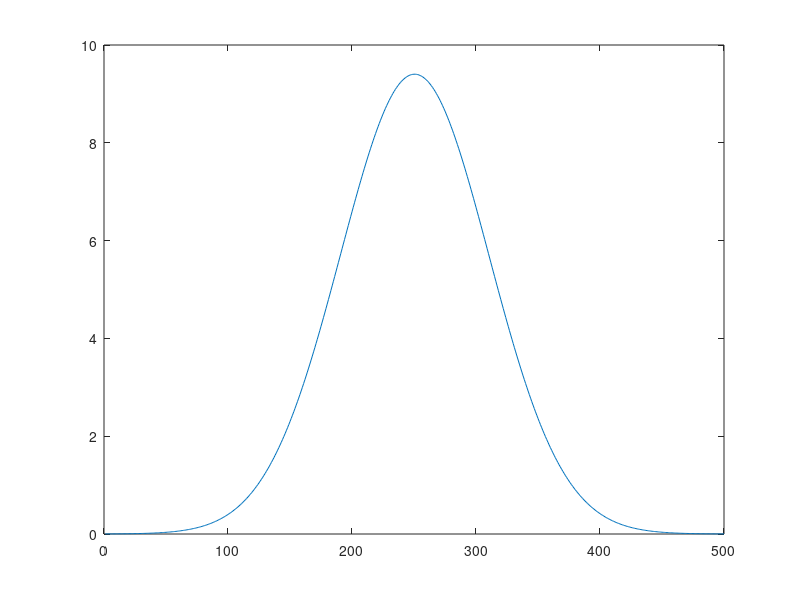
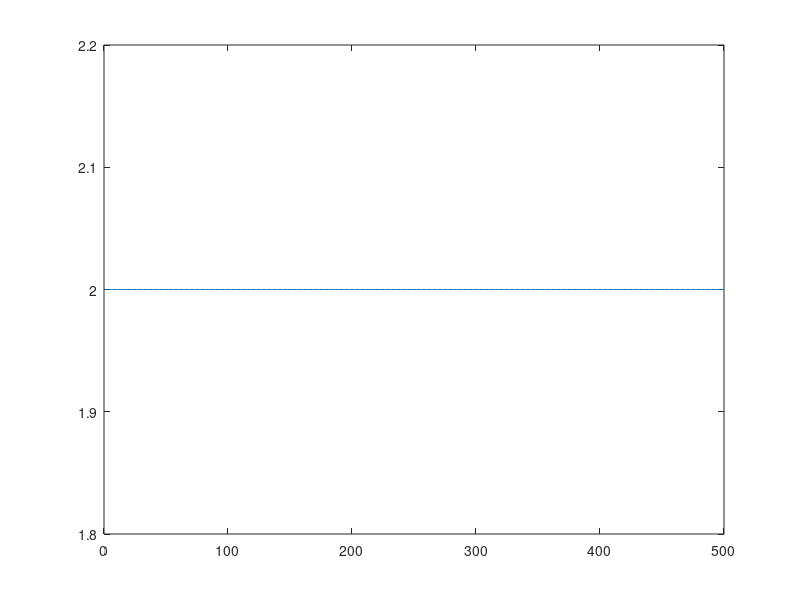

MATLAB code to generate these figures, in order: (Note: this script raises an error after producing the figures.)
clc; clear all; close all
L = 0.5; % Spatial length
t_start = 0.0; t_end = 10;
rho_start = 0; rho_end = L; % 1200 for discrete time
Time = 1; % Time length
a = 0; c = 2; % boundary conditions
n = 499; % spaces in spatial length (grid points = n + 1)
m = 1000; % time points 

% t = linspace(t_start,t_end ,m);
t = linspace(t_start,t_end - t_end/m ,m);
rho = linspace(rho_start,rho_end,n+1)'; %TODO check how you define the grid spacing
drho = rho(2) - rho(1);
dt = t(2) - t(1); Fs = 1/dt;
T0 = zeros(n+1,1) + c;
T0(end) = c;
% T0 = bvp_test';
% T0 = T0(:,1);
T = zeros(n+1,m);

s = 2/3 * dt / (drho)^2
%%
% figure(1)
% plot(T0)

% Input
sigma = .06; mu = L/2; K = 1;
Pdep = K * 1/(sigma*sqrt(pi))*exp(-(1/2)*(rho-mu).^2/sigma.^2);
% Pdep = ones(1,n+1); Pdep(end) = 0;
figure(1)
plot(Pdep)

u = 1*(sin(2*pi*7*t) + sin(2*pi*9*t)) + 3;

% Initialize Tmperature elements
% T0 = T0 + Pdep*u(1) ;
figure(2)
% T0 = T0 + Pdep;
plot(T0)
Told = T0;
T(:,1) = T0;

for j = 2:m % loop thorugh time steps
    T(:,j) = linear_fct(Told,a,c,drho,dt,Pdep,u(j));
    T(:,j) = T(:,j) ; % Should introduce in Newton?
    Told = T(:,j);
end

figure(3);
h = surf(t,rho,T)
set(h,'LineStyle','none')
xlabel('t ')
ylabel('\rho')
zlabel('T(x,t)')

%%        
m = 200;
S = T((n+1)/2,801:end);
Y = fft(S)/length(S);
P2 = abs(Y);
P1 = P2(1:m/2+1);
P1(2:end-1) = 2*P1(2:end-1);

f = Fs*(0:(m/2))/m;
figure(4)

stem(f,P1) ;
set(gca,'YScale','log'); 
title('Single-Sided Amplitude Spectrum of T(t)')
xlabel('f (Hz)')
ylabel('|T(f)|')

figure(5)
plot(T((n+1)/2,:))
%%
% figure(5)
% t = linspace(0,10,10)
% T = 1;
% Fs = 1/T;
% x = sin(2*pi*t/T) + 1;
% X = fft(x) / length(x);
% X = abs(X);
% stem(X)

